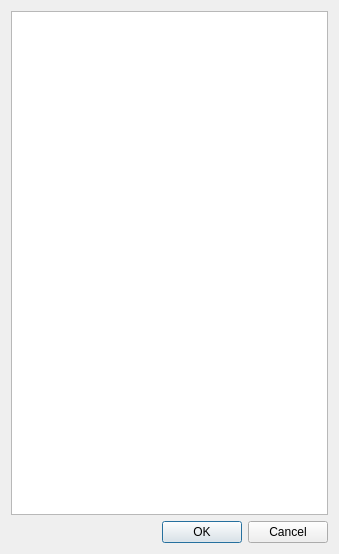
<?xml version="1.0" encoding="UTF-8"?>
<ui version="4.0">
 <class>SelectluDialog</class>
 <widget class="QDialog" name="SelectluDialog">
  <property name="geometry">
   <rect>
    <x>0</x>
    <y>0</y>
    <width>339</width>
    <height>554</height>
   </rect>
  </property>
  <property name="windowTitle">
   <string>Select sub-landuse</string>
  </property>
  <property name="windowIcon">
   <iconset resource="resources.qrc">
    <normaloff>:/plugins/QSWATPlus/swatplus.ico</normaloff>:/plugins/QSWATPlus/swatplus.ico</iconset>
  </property>
  <layout class="QGridLayout" name="gridLayout">
   <item row="0" column="0">
    <widget class="QListWidget" name="listBox">
     <property name="sortingEnabled">
      <bool>true</bool>
     </property>
    </widget>
   </item>
   <item row="1" column="0">
    <widget class="QDialogButtonBox" name="buttonBox">
     <property name="orientation">
      <enum>Qt::Horizontal</enum>
     </property>
     <property name="standardButtons">
      <set>QDialogButtonBox::Cancel|QDialogButtonBox::Ok</set>
     </property>
    </widget>
   </item>
  </layout>
 </widget>
 <resources>
  <include location="resources.qrc"/>
 </resources>
 <connections>
  <connection>
   <sender>buttonBox</sender>
   <signal>accepted()</signal>
   <receiver>SelectluDialog</receiver>
   <slot>accept()</slot>
   <hints>
    <hint type="sourcelabel">
     <x>248</x>
     <y>254</y>
    </hint>
    <hint type="destinationlabel">
     <x>157</x>
     <y>274</y>
    </hint>
   </hints>
  </connection>
  <connection>
   <sender>buttonBox</sender>
   <signal>rejected()</signal>
   <receiver>SelectluDialog</receiver>
   <slot>reject()</slot>
   <hints>
    <hint type="sourcelabel">
     <x>316</x>
     <y>260</y>
    </hint>
    <hint type="destinationlabel">
     <x>286</x>
     <y>274</y>
    </hint>
   </hints>
  </connection>
 </connections>
</ui>
